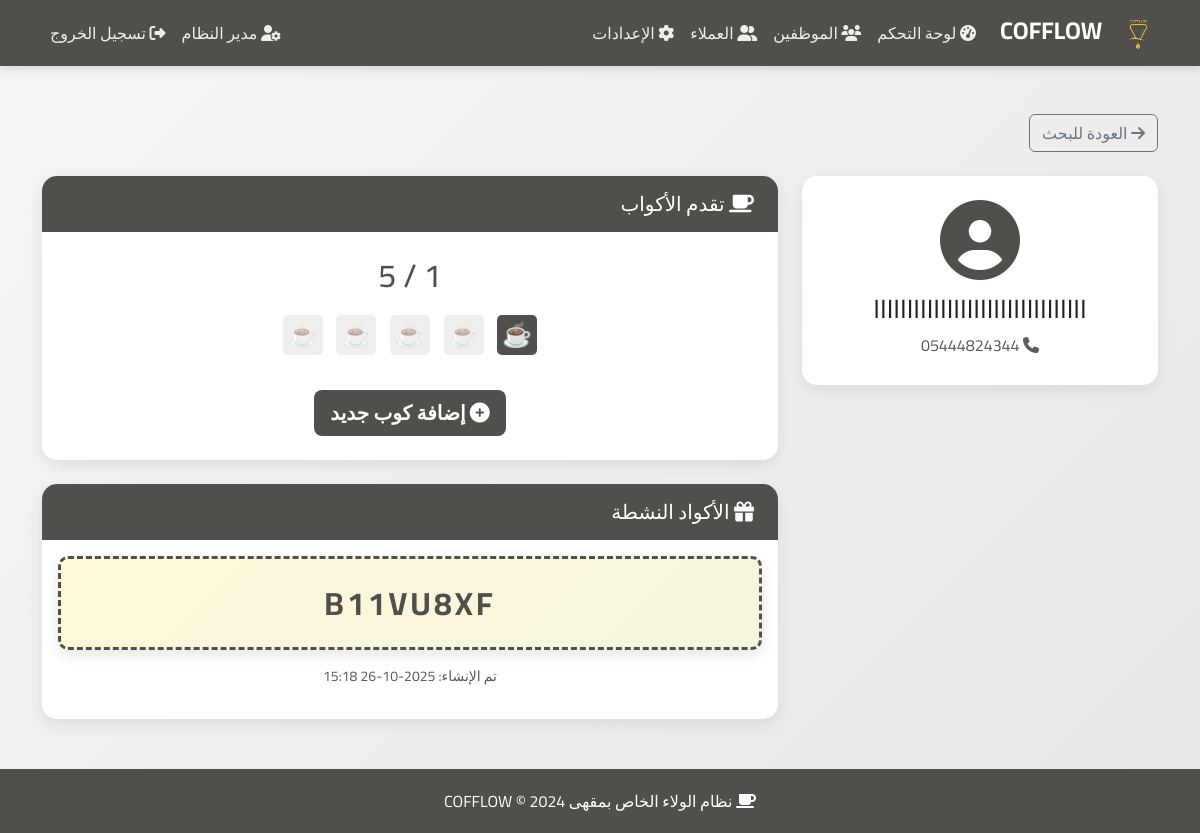
The app's page /employee/customer/2 (signed in) with its own data.
### models.py (models this page shows, shortened)
class Settings(db.Model):
    __tablename__ = 'settings'
    id = db.Column(db.Integer, primary_key=True)
    cups_required = db.Column(db.Integer, default=6)  # عدد الأكواب المطلوبة للحصول على كوب مجاني
    logo_path = db.Column(db.String(255), nullable=True)
    primary_color = db.Column(db.String(7), default='#8B4513')  # لون بني للقهوة
    secondary_color = db.Column(db.String(7), default='#D2691E')
    updated_at = db.Column(db.DateTime, default=datetime.utcnow, onupdate=datetime.utcnow)

class User(UserMixin, db.Model):
    __tablename__ = 'users'
    id = db.Column(db.Integer, primary_key=True)
    name = db.Column(db.String(100), nullable=False)
    phone = db.Column(db.String(20), unique=True, nullable=False)
    email = db.Column(db.String(120), unique=True, nullable=True)
    password_hash = db.Column(db.String(255), nullable=False)
    role = db.Column(db.String(20), nullable=False)  # 'admin', 'employee', 'customer'
    cups_count = db.Column(db.Integer, default=0)  # للعملاء فقط
    created_at = db.Column(db.DateTime, default=datetime.utcnow)
    coupons = db.relationship('Coupon', backref='customer', lazy=True, foreign_keys='Coupon.customer_id')
    transactions = db.relationship('Transaction', backref='customer', lazy=True, foreign_keys='Transaction.customer_id')

class Coupon(db.Model):
    __tablename__ = 'coupons'
    id = db.Column(db.Integer, primary_key=True)
    customer_id = db.Column(db.Integer, db.ForeignKey('users.id'), nullable=False)
    code = db.Column(db.String(20), unique=True, nullable=False)
    status = db.Column(db.String(20), default='active')  # 'active', 'used', 'expired'
    created_at = db.Column(db.DateTime, default=datetime.utcnow)
    used_at = db.Column(db.DateTime, nullable=True)
    used_by = db.Column(db.Integer, db.ForeignKey('users.id'), nullable=True)  # الموظف الذي استخدم الكود

### app.py (the view)
@app.route('/employee/customer/<int:id>')
@login_required
@admin_or_employee_required
def employee_customer(id):
    customer = User.query.get_or_404(id)
    if customer.role != 'customer':
        flash('العميل المطلوب غير موجود', 'danger')
        return redirect(url_for('employee_search'))
    settings = Settings.query.first()
    cups_required = settings.cups_required if settings else 6
    active_coupons = Coupon.query.filter_by(customer_id=id, status='active').all()
    return render_template('employee/customer.html',
                         customer=customer,
                         cups_required=cups_required,
                         active_coupons=active_coupons)

### app.py (called while the page is built)
@login_manager.user_loader
def load_user(user_id):
    return User.query.get(int(user_id))

@app.context_processor
def inject_settings():
    settings = Settings.query.first()
    lang = session.get('lang', 'ar')
    translations = get_all_translations(lang)
    return dict(settings=settings, lang=lang, t=translations)

def admin_or_employee_required(f):
    @wraps(f)
    def decorated_function(*args, **kwargs):
        if not current_user.is_authenticated or current_user.role not in ['admin', 'employee']:
            flash('ليس لديك صلاحية للوصول إلى هذه الصفحة', 'danger')
            return redirect(url_for('index'))
        return f(*args, **kwargs)
    return decorated_function

@app.before_request
def make_session_permanent():
    if current_user.is_authenticated:
        session.permanent = True

### translations.py (called while the page is built)
def get_all_translations(lang):
    return TRANSLATIONS.get(lang, TRANSLATIONS['ar'])

### templates/employee/customer.html (shortened to what this page needs)
{% extends "base.html" %}
{% block content %}
<div class="mb-4">
    <a href="{{ url_for('employee_search') }}" class="btn btn-outline-secondary">
        <i class="fas fa-arrow-right"></i> العودة للبحث
    </a>
</div>
<div class="row g-4">
    <div class="col-md-4">
        <div class="card text-center">
            <div class="card-body p-4">
                <i class="fas fa-user-circle fa-5x mb-3" style="color: var(--primary-color);"></i>
                <h4 class="mb-2">{{ customer.name }}</h4>
                <p class="text-muted mb-1">
                    <i class="fas fa-phone"></i> {{ customer.phone }}
                </p>
            </div>
        </div>
    </div>
    <div class="col-md-8">
        <div class="card mb-4">
            <div class="card-header">
                <h5 class="mb-0">
                    <i class="fas fa-coffee"></i> تقدم الأكواب
                </h5>
            </div>
            <div class="card-body text-center p-4">
                <h2 class="mb-3" style="color: var(--primary-color);">
                    {{ customer.cups_count }} / {{ cups_required }}
                </h2>
                <div class="mb-4">
                    {% for i in range(cups_required) %}
                        <div class="coffee-cup {% if i >= customer.cups_count %}empty{% endif %}"></div>
                    {% endfor %}
                </div>
                <form method="POST" action="{{ url_for('employee_add_cup', id=customer.id) }}">
                    <button type="submit" class="btn btn-primary btn-lg"
                            onclick="return confirm('هل تريد إضافة كوب لهذا العميل؟')">
                        <i class="fas fa-plus-circle"></i> إضافة كوب جديد
                    </button>
                </form>
            </div>
        </div>
        {% if active_coupons %}
        <div class="card">
            <div class="card-header bg-success text-white">
                <h5 class="mb-0">
                    <i class="fas fa-gift"></i> الأكواد النشطة
                </h5>
            </div>
            <div class="card-body">
                {% for coupon in active_coupons %}
                <div class="coupon-code mb-3">
                    {{ coupon.code }}
                </div>
                <p class="text-muted small text-center">
                    تم الإنشاء: {{ coupon.created_at.strftime('%Y-%m-%d %H:%M') }}
                </p>
                {% endfor %}
            </div>
        </div>
        {% endif %}
    </div>
</div>
{% endblock %}

### templates/base.html (shortened to what this page needs)
<!DOCTYPE html>
<html lang="ar" dir="rtl">
<head>
    <link href="https://cdn.jsdelivr.net/npm/bootstrap@5.3.0/dist/css/bootstrap.rtl.min.css" rel="stylesheet">
    <link rel="stylesheet" href="https://cdnjs.cloudflare.com/ajax/libs/font-awesome/6.4.0/css/all.min.css">
</head>
<body>
    <nav class="navbar navbar-expand-lg navbar-dark sticky-top">
        <div class="container">
            <a class="navbar-brand" href="{{ url_for('index') }}">
                {% if settings and settings.logo_path %}
                    <img src="{{ url_for('static', filename='uploads/' + settings.logo_path) }}"
                         alt="Logo" style="height: 40px; margin-left: 10px; border-radius: 5px;">
                {% else %}
                    <i class="fas fa-coffee"></i>
                {% endif %}
                COFFLOW
            </a>
            <div class="collapse navbar-collapse" id="navbarNav">
                <ul class="navbar-nav me-auto">
                    {% if current_user.is_authenticated %}
                        {% if current_user.role == 'admin' %}
                            <li class="nav-item">
                                <a class="nav-link" href="{{ url_for('admin_dashboard') }}">
                                    <i class="fas fa-tachometer-alt"></i> لوحة التحكم
                                </a>
                            </li>
                            <li class="nav-item">
                                <a class="nav-link" href="{{ url_for('admin_employees') }}">
                                    <i class="fas fa-users"></i> الموظفين
                                </a>
                            </li>
                            <li class="nav-item">
                                <a class="nav-link" href="{{ url_for('admin_customers') }}">
                                    <i class="fas fa-user-friends"></i> العملاء
                                </a>
                            </li>
                            <li class="nav-item">
                                <a class="nav-link" href="{{ url_for('admin_settings') }}">
                                    <i class="fas fa-cog"></i> الإعدادات
                                </a>
                            </li>
                        {% endif %}
                    {% endif %}
                </ul>
                <ul class="navbar-nav">
                    {% if current_user.is_authenticated %}
                        {% if current_user.role == 'admin' %}
                        <li class="nav-item">
                            <a class="nav-link" href="{{ url_for('admin_profile') }}">
                                <i class="fas fa-user-cog"></i> {{ current_user.name }}
                            </a>
                        </li>
                        {% else %}
                        <li class="nav-item">
                            <span class="nav-link">
                                <i class="fas fa-user"></i> {{ current_user.name }}
                            </span>
                        </li>
                        {% endif %}
                        <li class="nav-item">
                            <a class="nav-link" href="{{ url_for('logout') }}">
                                <i class="fas fa-sign-out-alt"></i> تسجيل الخروج
                            </a>
                        </li>
                    {% endif %}
                </ul>
            </div>
        </div>
    </nav>
    <main class="container my-5">
        {% block content %}{% endblock %}
    </main>
    <footer class="footer text-center">
        <div class="container">
            <p class="mb-0">
                <i class="fas fa-coffee"></i>
                نظام الولاء الخاص بمقهى COFFLOW &copy; 2024
            </p>
        </div>
    </footer>
</body>
</html>

### records on screen
Settings: logo_path (picture)
User: name "مدير النظام"
User: name "اااااااااااااااااااااااااااااااا", phone "05444824344", cups_count 1 (drawn)
Coupon: code "B11VU8XF", created_at "2025-10-26 15:18"

### other values on screen
{{ cups_required }} "5"
